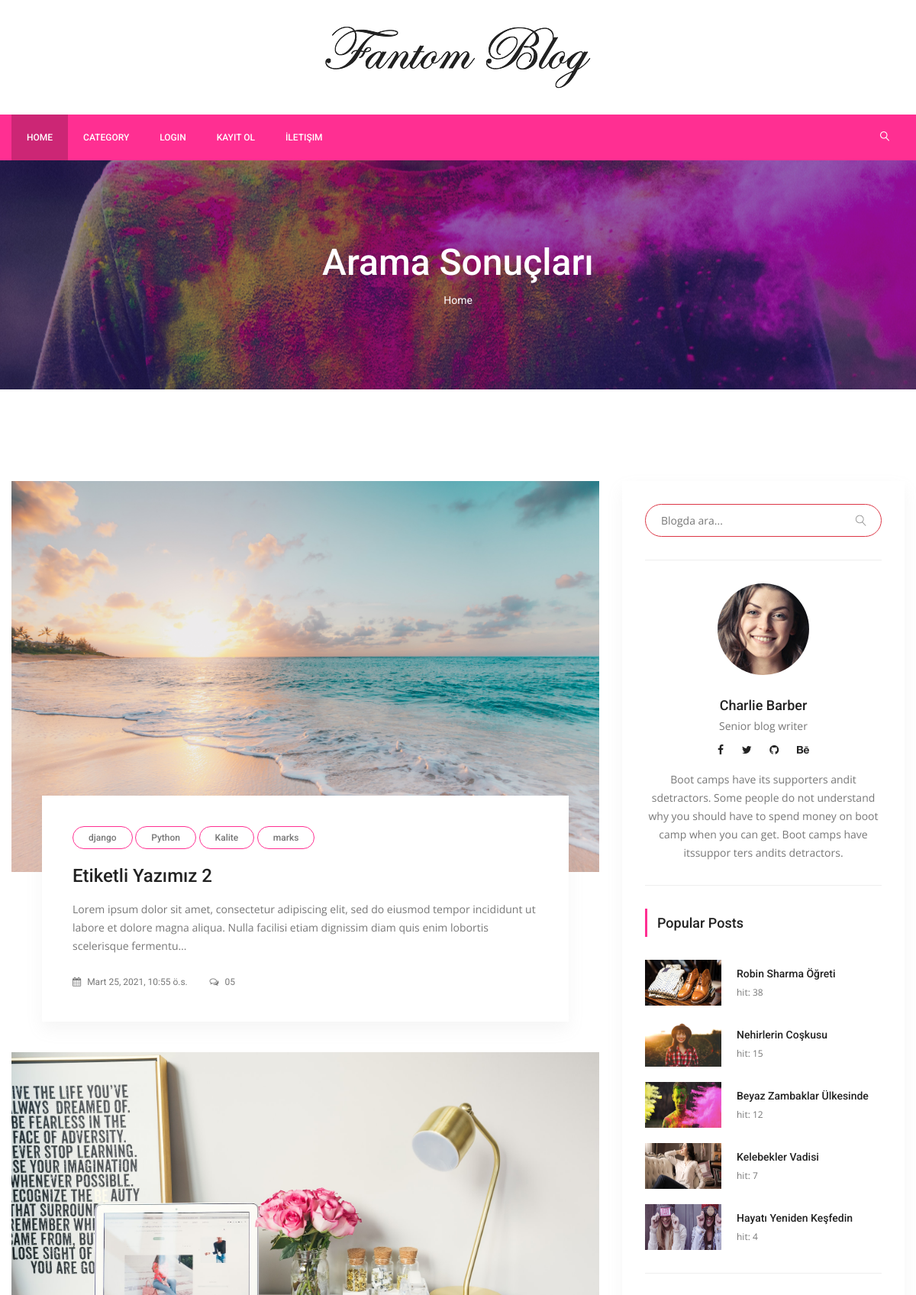
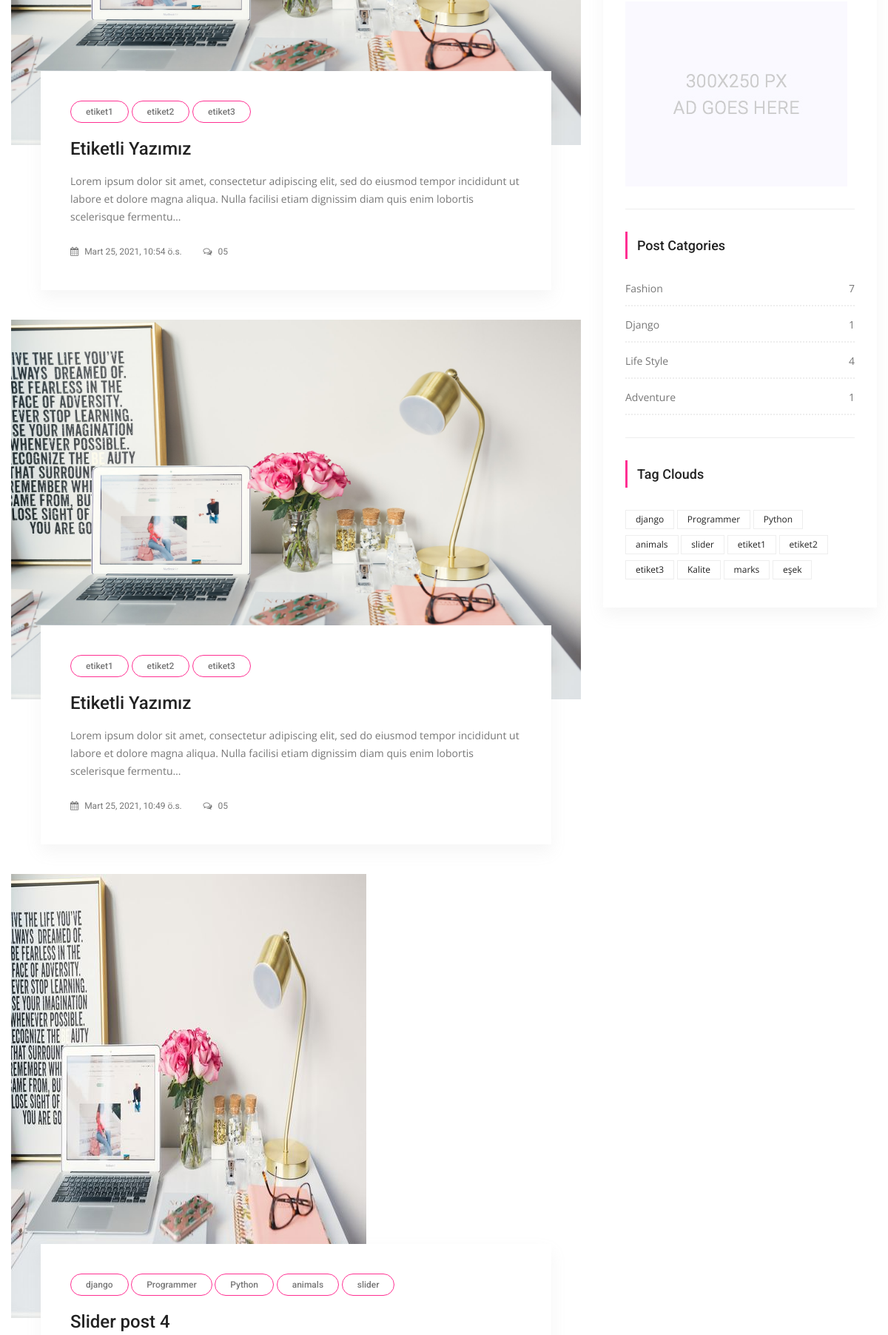
The app's page /search/ (upper part) with its own data (2 pictures, top to bottom).
### posts/models.py (models this page shows, shortened)
class Post(models.Model):
    title = models.CharField(max_length=150)
    content = models.TextField()
    publishing_date = models.DateTimeField(auto_now_add=True)
    image = models.ImageField(null=True,blank=True, upload_to='resimler/',default="resimler/sean-o-KMn4VEeEPR8-unsplash.jpg")
    user = models.ForeignKey(settings.AUTH_USER_MODEL, on_delete=models.CASCADE, default=1)#ForeignKey -> 1'e çok yani, 1 kullanıcı bir sürü yazı ekleyebilir ilişkisi
    slug = models.SlugField(default="slug", editable=False)
    category = models.ForeignKey(Category,on_delete=models.CASCADE, default=1, related_name="posts")#1 Category'nin ->BİR SÜRÜ POSTU OLABİLİR , category -> one, Post Many
    tag = models.ManyToManyField(Tag,related_name="posts", blank=True)
    slider_post = models.BooleanField(default=False)
    hit=models.PositiveIntegerField(default=0)
    """
   1 user -> Bir sürü yazısı olabilir, fakat 1 yazının(Aynı yazı) bir sürü useri olamaz :ForeignKey
    1 etiket bir çok posta ait olabilir, aynı zamanda o yazıda bir çok etikete sahip olabilir:ManyToMany
    """

class Tag(models.Model):
    title = models.CharField(max_length = 50)
    slug = models.SlugField(editable = False )
    def __str__(self):
        return self.title

class Category(models.Model):
    title = models.CharField(max_length=250)
    slug = models.SlugField(editable=False)
    def post_count(self):
        return self.posts.all().count() #posts -> related_name="posts" dan geliyor..

### posts/views.py (the view)
# urls.py: path('search/',SearchView.as_view(), name='search'),
class SearchView(ListView):
    model = Post
    template_name = 'posts/search.html'
    paginate_by = 5
    context_object_name='posts'
    def get_queryset(self):
        query = self.request.GET.get('q')
        if query:
            return Post.objects.filter(
                Q(title__icontains=query) |
                Q(content__icontains=query) |
                Q(tag__title__icontains=query)
                    ).order_by('-id').distinct()
        return Post.objects.all().order_by('-id')

### posts/templatetags/custom_tags.py (called while the page is built)
@register.simple_tag(name="categories")
def all_categories():
    return Category.objects.all()

@register.simple_tag(name="tags")
def all_tags():
    return Tag.objects.all()

@register.simple_tag(name="hit_posts")
def hit_posts():
    return Post.objects.order_by('-hit')[:5] # 5 tane post gösterir.

### templates/posts/search.html (shortened to what this page needs)
{% extends 'base.html' %}
{% load static %}
    {% block content %}
        <section class="banner_area">
            <div class="banner_inner d-flex align-items-center">
            	<div class="overlay bg-parallax" data-stellar-ratio="0.9" data-stellar-vertical-offset="0" data-background=""></div>
				<div class="container">
					<div class="banner_content text-center">
						<h2>Arama Sonuçları</h2>
						<div class="page_link">
							<a href="{% url 'index' %}">Home</a>
						</div>
					</div>
				</div>
            </div>
        </section>
        <section class="blog_area p_120">
            <div class="container">
                <div class="row">
                    <div class="col-lg-8">
                        <div class="blog_left_sidebar">
                        {% for post in posts %}
                            <article class="blog_style1">
                            	<div class="blog_img">
                            		<img class="img-fluid" src="{{ post.image.url }}" alt="">
                            	</div>
                            	<div class="blog_text">
									<div class="blog_text_inner">
                                        {% for tag in post.tag.all %}
										<a class="cat" href="{% url 'tag_detail' tag.slug %}">{{ tag.title }}</a>
                                        {% endfor %}
										<a href="{% url 'detail' pk=post.id slug=post.slug %}"><h4>{{ post.title }}</h4></a>
										<p>{{ post.content | safe | truncatechars_html:200 }}</p>
										<div class="date">
											<a href="#"><i class="fa fa-calendar" aria-hidden="true"></i> {{ post.publishing_date }}</a>
											<a href="#"><i class="fa fa-comments-o" aria-hidden="true"></i> 05</a>
										</div>
									</div>
                            	</div>
                            </article>
                        {% endfor %}
                       </div>
                    </div>
                    {% include 'right_side.html' %}
                </div>
            </div>
        </section>
   {% endblock %}

### templates/right_side.html
{% load static %}
{% load custom_tags %}
  <div class="col-lg-4">
            <div class="blog_right_sidebar">
                <aside class="single_sidebar_widget search_widget">
                    <form action="{% url 'search' %}" method="get">
                    <div class="input-group ">
                            <input type="text" class="form-control border-danger" placeholder="Blogda ara..." name="q">
                            <span class="input-group-btn">
                                <button class="btn btn-default" type="button"><i class="lnr lnr-magnifier"></i></button>
                            </span>
                    </div> </form>
                    <div class="br"></div>
                </aside>
                <aside class="single_sidebar_widget author_widget">
                    <img class="author_img rounded-circle" src="{% static "img/blog/author.png" %}" alt="">
                    <h4>Charlie Barber</h4>
                    <p>Senior blog writer</p>
                    <div class="social_icon">
                        <a href="#"><i class="fa fa-facebook"></i></a>
                        <a href="#"><i class="fa fa-twitter"></i></a>
                        <a href="#"><i class="fa fa-github"></i></a>
                        <a href="#"><i class="fa fa-behance"></i></a>
                    </div>
                    <p>Boot camps have its supporters andit sdetractors. Some people do not understand why you should have to spend money on boot camp when you can get. Boot camps have itssuppor ters andits detractors.</p>
                    <div class="br"></div>
                </aside>
                <aside class="single_sidebar_widget popular_post_widget">
                    <h3 class="widget_title">Popular Posts</h3>
                    {% hit_posts as posts %}
                    {% for post in posts %}
                        <div class="media post_item">
                        <img src="{{ post.image.url }}" alt="post" style="width:100px;height:60px;">
                        <div class="media-body">
                            <a href="{% url 'detail'  post.id post.slug %}"><h3>{{ post.title }}</h3></a>
                            <p>hit: {{ post.hit }}</p>
                        </div>
                    </div>
                    {% endfor %}
                    <div class="br"></div>
                </aside>
                <aside class="single_sidebar_widget">
                    <a href="#"><img class="img-fluid" src="{% static "img/blog/add.jpg" %}" alt=""></a>
                    <div class="br"></div>
                </aside>
                <aside class="single_sidebar_widget post_category_widget">
                    <h4 class="widget_title">Post Catgories</h4>
                    <ul class="list cat-list">
                       {% categories as categories %}
                        {% for category in categories %}
                        <li>
                            <a href="{% url 'category_detail' pk=category.id slug=category.slug %}" class="d-flex justify-content-between">
                                <p>{{ category.title }}</p>
                                <p>{{ category.post_count }}</p>
                            </a>
                        </li>
                        {% endfor %}
                    </ul>
                    <div class="br"></div>
                </aside>
                <aside class="single-sidebar-widget tag_cloud_widget">
                    <h4 class="widget_title">Tag Clouds</h4>
                    <ul class="list">
                        {% tags as etiketler %}
                        {% for etiket in etiketler %}
                        <li><a href="{% url 'tag_detail' etiket.slug %}">{{ etiket }}</a></li>
                        {% endfor %}
                    </ul>
                </aside>
            </div>
        </div>

### records on screen
Post: image (picture), title "Etiketli Yazımız 2", content "Lorem ipsum dolor sit amet, consectetur adipiscing elit, sed do eiusmod tempor incididunt ut labore et dolore magna aliqua. Nulla facilisi etiam dignissim diam quis enim lobortis scelerisque fermentu…", publishing_date "Mart 25, 2021, 10:55 ö.s."
Tag: title "django"
Tag: title "Python"
Tag: title "Kalite"
Tag: title "marks"
Post: image (picture), title "Etiketli Yazımız", content "Lorem ipsum dolor sit amet, consectetur adipiscing elit, sed do eiusmod tempor incididunt ut labore et dolore magna aliqua. Nulla facilisi etiam dignissim diam quis enim lobortis scelerisque fermentu…", publishing_date "Mart 25, 2021, 10:54 ö.s."
Tag: title "etiket1"
Tag: title "etiket2"
Tag: title "etiket3"
Post: image (picture), title "Etiketli Yazımız", content "Lorem ipsum dolor sit amet, consectetur adipiscing elit, sed do eiusmod tempor incididunt ut labore et dolore magna aliqua. Nulla facilisi etiam dignissim diam quis enim lobortis scelerisque fermentu…", publishing_date "Mart 25, 2021, 10:49 ö.s."
Post: image (picture), title "Slider post 4"
Tag: title "Programmer"
Tag: title "animals"
Tag: title "slider"
Post: image (picture), title "Robin Sharma Öğreti", hit "38"
Post: image (picture), title "Nehirlerin Coşkusu", hit "15"
Post: image (picture), title "Beyaz Zambaklar Ülkesinde", hit "12"
Post: image (picture), title "Kelebekler Vadisi", hit "7"
Post: image (picture), title "Hayatı Yeniden Keşfedin", hit "4"
Category: title "Fashion", post_count "7"
Category: title "Django", post_count "1"
Category: title "Life Style", post_count "4"
Category: title "Adventure", post_count "1"
Tag: title "eşek"
